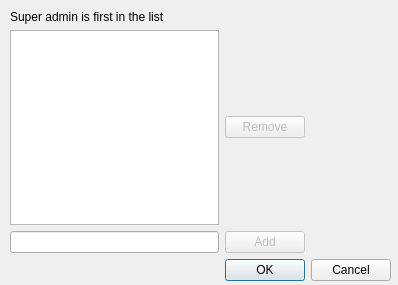
<?xml version="1.0" encoding="UTF-8"?>
<ui version="4.0">
 <class>ManageAdminsDialog</class>
 <widget class="QDialog" name="ManageAdminsDialog">
  <property name="geometry">
   <rect>
    <x>0</x>
    <y>0</y>
    <width>398</width>
    <height>285</height>
   </rect>
  </property>
  <property name="windowTitle">
   <string>Manage Admins</string>
  </property>
  <widget class="QWidget" name="gridLayoutWidget">
   <property name="geometry">
    <rect>
     <x>10</x>
     <y>10</y>
     <width>381</width>
     <height>271</height>
    </rect>
   </property>
   <layout class="QGridLayout" name="gridLayout">
    <item row="0" column="0">
     <widget class="QLabel" name="lblInfo">
      <property name="text">
       <string>Super admin is first in the list</string>
      </property>
     </widget>
    </item>
    <item row="2" column="0">
     <widget class="QLineEdit" name="txtAdmin"/>
    </item>
    <item row="1" column="0">
     <widget class="QListView" name="listAdmins">
      <property name="dragEnabled">
       <bool>true</bool>
      </property>
      <property name="dragDropMode">
       <enum>QAbstractItemView::InternalMove</enum>
      </property>
      <property name="defaultDropAction">
       <enum>Qt::MoveAction</enum>
      </property>
     </widget>
    </item>
    <item row="3" column="1">
     <widget class="QPushButton" name="btnOk">
      <property name="text">
       <string>OK</string>
      </property>
     </widget>
    </item>
    <item row="3" column="2">
     <widget class="QPushButton" name="btnCancel">
      <property name="text">
       <string>Cancel</string>
      </property>
     </widget>
    </item>
    <item row="2" column="1">
     <widget class="QPushButton" name="btnAdd">
      <property name="enabled">
       <bool>false</bool>
      </property>
      <property name="text">
       <string>Add</string>
      </property>
     </widget>
    </item>
    <item row="1" column="1">
     <widget class="QPushButton" name="btnRemove">
      <property name="enabled">
       <bool>false</bool>
      </property>
      <property name="sizePolicy">
       <sizepolicy hsizetype="Expanding" vsizetype="Fixed">
        <horstretch>0</horstretch>
        <verstretch>0</verstretch>
       </sizepolicy>
      </property>
      <property name="text">
       <string>Remove</string>
      </property>
     </widget>
    </item>
   </layout>
  </widget>
 </widget>
 <resources/>
 <connections/>
</ui>
